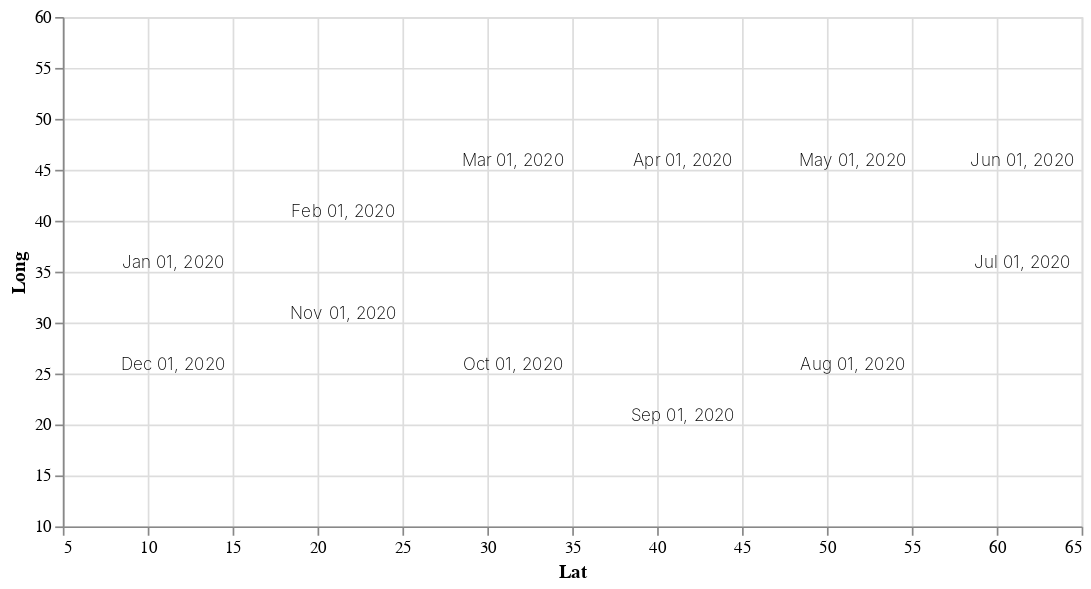

The code cell stored with this chart in its notebook:
### Code cell
# Plot Location Time Label of Troop

Time_Label = alt.Chart(df).mark_text(
    align='center', baseline='bottom', dx=15, dy=30, fontSize=10, fontWeight=200, opacity=0.5
    ).encode(
    alt.X('Lat', scale=alt.Scale(domain=(5, 65))),
    alt.Y('Long', scale=alt.Scale(domain=(10, 60))),
    opacity=alt.value(1),
    text='Time'
    ).properties(
    width=600,
    height=300
)

Time_Label

### Figure 1 — Vega-Lite specification as saved in the notebook (floating-point values rounded to 4 significant figures)
{"config": {"view": {"continuousWidth": 400, "continuousHeight": 300}}, "data": {"name": "data-766e3b006ee3ab2e7c3e1b3f43b963e9"}, "mark": {"type": "text", "align": "center", "baseline": "bottom", "dx": 15, "dy": 30, "fontSize": 10, "fontWeight": 200, "opacity": 0.5}, "encoding": {"opacity": {"value": 1}, "text": {"type": "temporal", "field": "Time"}, "x": {"type": "quantitative", "field": "Lat", "scale": {"domain": [5, 65]}}, "y": {"type": "quantitative", "field": "Long", "scale": {"domain": [10, 60]}}}, "height": 300, "width": 600, "$schema": "https://vega.github.io/schema/vega-lite/v4.0.2.json", "datasets": {"data-766e3b006ee3ab2e7c3e1b3f43b963e9": [{"Time": "2020-01-01T00:00:00", "Lat": 10, "Long": 40, "Troop_Size": 100, "Loc": "Paris", "Temp": 40, "Time_Alt": 1, "Path": "Start"}, {"Time": "2020-02-01T00:00:00", "Lat": 20, "Long": 45, "Troop_Size": 100, "Loc": "Base 1", "Temp": 30, "Time_Alt": 2, "Path": "Attack"}, {"Time": "2020-03-01T00:00:00", "Lat": 30, "Long": 50, "Troop_Size": 100, "Loc": "Base 2", "Temp": 30, "Time_Alt": 3, "Path": "Attack"}, {"Time": "2020-04-01T00:00:00", "Lat": 40, "Long": 50, "Troop_Size": 70, "Loc": "Base 3", "Temp": 20, "Time_Alt": 4, "Path": "Attack"}, {"Time": "2020-05-01T00:00:00", "Lat": 50, "Long": 50, "Troop_Size": 50, "Loc": "Base 4", "Temp": 15, "Time_Alt": 5, "Path": "Attack"}, {"Time": "2020-06-01T00:00:00", "Lat": 60, "Long": 50, "Troop_Size": 50, "Loc": "Moscow", "Temp": 15, "Time_Alt": 6, "Path": "Attack"}, {"Time": "2020-07-01T00:00:00", "Lat": 60, "Long": 40, "Troop_Size": 40, "Loc": "Moscow", "Temp": 10, "Time_Alt": 1, "Path": "Retreat"}, {"Time": "2020-08-01T00:00:00", "Lat": 50, "Long": 30, "Troop_Size": 40, "Loc": "Base 5", "Temp": 10, "Time_Alt": 2, "Path": "Retreat"}, {"Time": "2020-09-01T00:00:00", "Lat": 40, "Long": 25, "Troop_Size": 20, "Loc": "Base 6", "Temp": 15, "Time_Alt": 3, "Path": "Retreat"}, {"Time": "2020-10-01T00:00:00", "Lat": 30, "Long": 30, "Troop_Size": 5, "Loc": "Base 7", "Temp": 20, "Time_Alt": 4, "Path": "Retreat"}, {"Time": "2020-11-01T00:00:00", "Lat": 20, "Long": 35, "Troop_Size": 3, "Loc": "Base 8", "Temp": 30, "Time_Alt": 5, "Path": "Retreat"}, {"Time": "2020-12-01T00:00:00", "Lat": 10, "Long": 30, "Troop_Size": 1, "Loc": "Paris", "Temp": 40, "Time_Alt": 6, "Path": "End"}]}}
